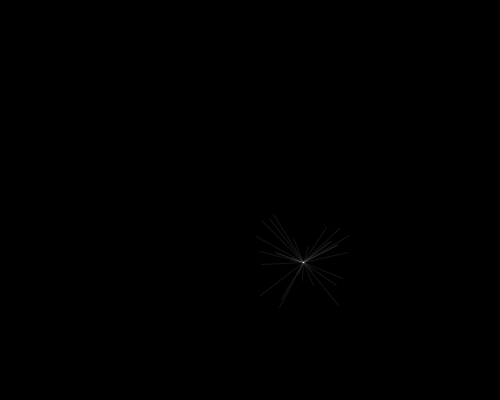
Frame 1 (no input)
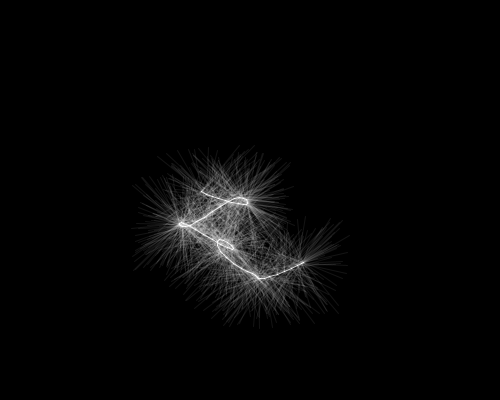
Frame 60 (the mouse pressed at the canvas centre just before this capture)
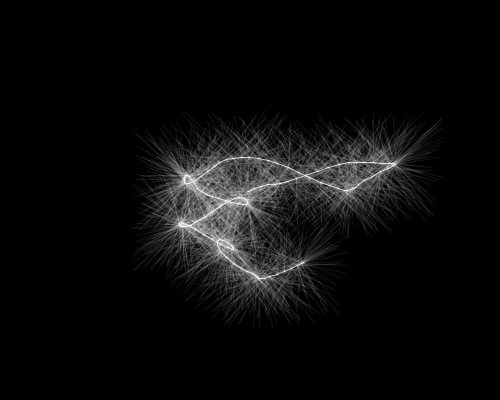
Frame 120 (the mouse held since frame 60 and released just before this capture)

The Processing sketch that drew these frames (run headless with seeded random() and noise(); from frame 60 on, the mouse is pressed at the canvas centre):

// Processing sketch: processing_87305
// ── processing_87305.pde

float x,y,x2,y2,px,py;
float nx,ny;
color c;

void setup(){
  size(500,400);
  colorMode(HSB);
  background(0);
  c = 255;
  stroke(c,20);
  nx = 0;
  ny = 10000;
  x = map(noise(nx),0,1,0,width); 
  y = map(noise(ny),0,1,0,height);
  px = x;
  py = y;
}

void draw(){
  x = map(noise(nx),0,1,0,width); 
  y = map(noise(ny),0,1,0,height);
  // c = color(sin(angle1)*255,cos(angle2)*255,255);
    for(int i = 0;i<int(random(25,50));i++){
      x2 = x + random(-50,50);
      y2 = y + random(-50,50);
      stroke(c,20);
      line(x,y,x2,y2);
    }
    stroke(c,200);
    line(x,y,px,py);
  nx+=0.02;
  ny+=0.02;
  px = x;
  py = y;
}
